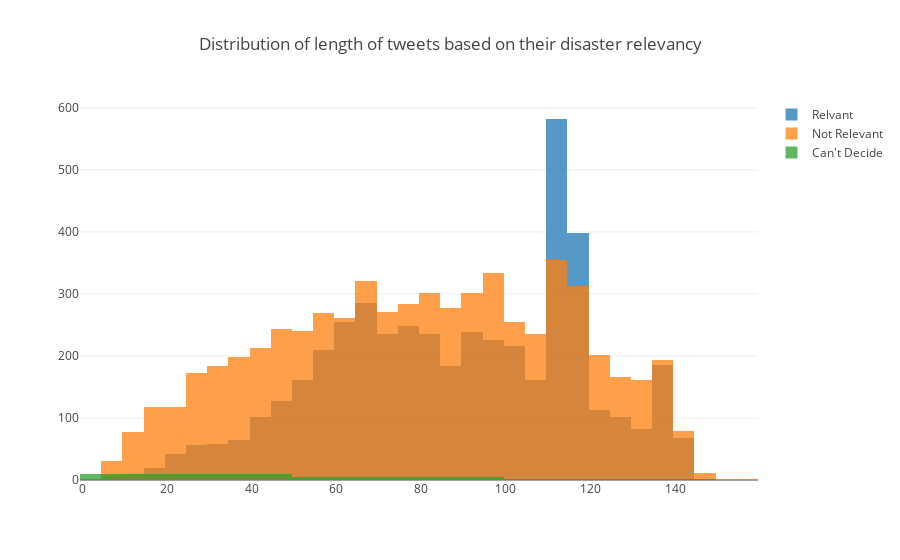

Write notebook code for a chart like this one.
### Markdown cell above
## Distribution of tweet length based on type of tweet

### Code cell
x0 = df[df['choose_one'] == 'Relevant']['review_len']
x1 = df[df['choose_one'] == 'Not Relevant']['review_len']
x2 = df[df['choose_one'] == "Can't Decide"]['review_len']

trace1 = go.Histogram(
    x=x0,
    name='Relvant',
    opacity=0.75
)

trace2 = go.Histogram(
    x=x1,
    name='Not Relevant',
    opacity=0.75
)

trace3 = go.Histogram(
    x=x2,
    name="Can't Decide",
    opacity=0.75
)

data=[trace1, trace2, trace3]

layout = go.Layout(
    barmode='overlay',
    title='Distribution of length of tweets based on their disaster relevancy'
)

fig = go.Figure(data=data, layout=layout)

py.iplot(fig, filename='overlay-hist')

### Figure 1 — Plotly figure (JSON) as saved in the notebook; plotly's stock layout.template omitted (floating-point values rounded to 4 significant figures; data arrays with more than 128 entries replaced by an {"elided": "..."} marker saying what was removed)
{"data": [{"name": "Relvant", "opacity": 0.75, "type": "histogram", "uid": "bd993696-c387-4ee9-9732-974a6a725b3c", "x": {"elided": "4673 int values"}}, {"name": "Not Relevant", "opacity": 0.75, "type": "histogram", "uid": "11f92d7e-62cf-49fd-ad6e-0829354d834e", "x": {"elided": "6187 int values"}}, {"name": "Can't Decide", "opacity": 0.75, "type": "histogram", "uid": "1d8d48b2-9361-4483-907c-bbd237bf801d", "x": [47, 18, 81, 47, 104, 66, 65, 9, 49, 99, 45, 77, 10, 139, 14, 47]}], "layout": {"barmode": "overlay", "title": {"text": "Distribution of length of tweets based on their disaster relevancy"}}}
